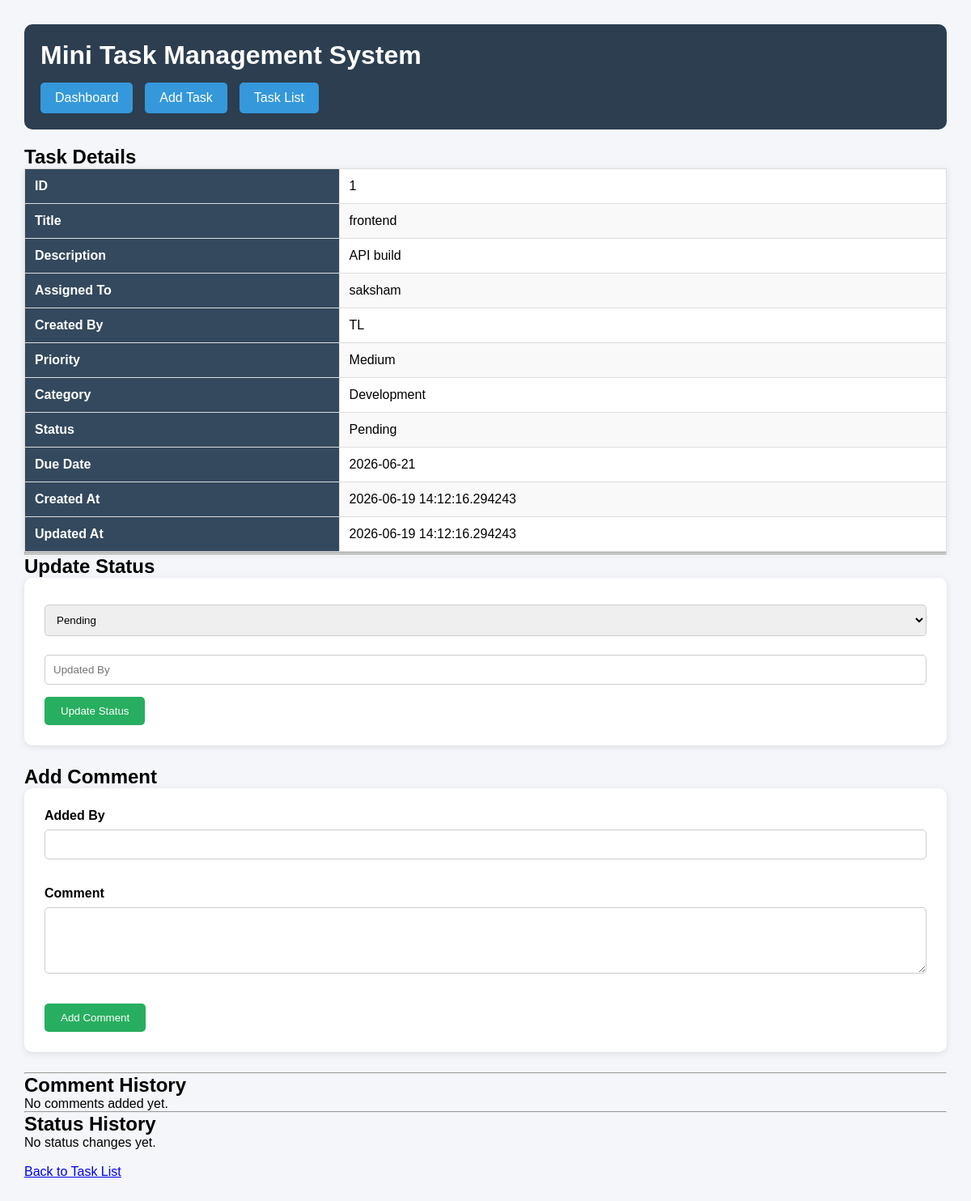
/task/1, run on the app's committed database.
### app/models.py (models this page shows)
class Task(Base):
    __tablename__ = 'tasks'
    id = Column(Integer,primary_key=True, index = True)
    title = Column(String,nullable=False)
    description = Column(Text)
    assigned_to = Column(String, nullable=False)
    created_by = Column(String, nullable= False)
    priority = Column(String, nullable=False)
    due_date = Column(DateTime, nullable=False)
    category = Column(String)
    status = Column(String, default="Pending")
    created_at = Column(DateTime, default=datetime.now)
    updated_at = Column(
        DateTime,
        default=datetime.now,
        onupdate=datetime.now
    )
    completed_at = Column(DateTime, nullable=True)
    comments = relationship(
        "Comment",
        back_populates="task"
    )
    histories = relationship(
        "TaskHistory",
        back_populates="task"
    )

### app/main.py (the view)
@app.get("/task/{task_id}")
def task_detail(
    task_id: int,
    request: Request,
    db: Session = Depends(get_db)
):
    task = db.query(
        models.Task
        ).filter(
            models.Task.id == task_id
            ).first()
    comments = db.query(
        models.Comment
        ).filter(
            models.Comment.task_id == task_id
            ).order_by(
                models.Comment.created_at.desc()
                ).all()
    histories = db.query(
        models.TaskHistory
        ).filter(
            models.TaskHistory.task_id == task_id
            ).order_by(
                models.TaskHistory.changed_at.desc()
                ).all()
    return templates.TemplateResponse(
        "task_detail.html",
        {
            "request": request,
            "task": task,
            "comments":comments
        }
    )

### app/templates/task_detail.html (shortened to what this page needs)
{% extends "base.html" %}
{% block content %}
<h2>Task Details</h2>
<table border="1">
<tr>
    <th>ID</th>
    <td>{{ task.id }}</td>
</tr>
<tr>
    <th>Title</th>
    <td>{{ task.title }}</td>
</tr>
<tr>
    <th>Description</th>
    <td>{{ task.description }}</td>
</tr>
<tr>
    <th>Assigned To</th>
    <td>{{ task.assigned_to }}</td>
</tr>
<tr>
    <th>Created By</th>
    <td>{{ task.created_by }}</td>
</tr>
<tr>
    <th>Priority</th>
    <td>{{ task.priority }}</td>
</tr>
<tr>
    <th>Category</th>
    <td>{{ task.category }}</td>
</tr>
<tr>
    <th>Status</th>
    <td>{{ task.status }}</td>
</tr>
<tr>
    <th>Due Date</th>
    <td>{{ task.due_date.date() }}</td>
</tr>
<tr>
    <th>Created At</th>
    <td>{{ task.created_at }}</td>
</tr>
<tr>
    <th>Updated At</th>
    <td>{{ task.updated_at }}</td>
</tr>
</table>
<hr>
<hr>
<h2>Update Status</h2>
<form method="post"
      action="/task/{{ task.id }}/status">
    <select name="new_status">
        <option value="Pending">Pending</option>
    </select>
    <input
        type="text"
        name="changed_by"
        placeholder="Updated By"
        required
    >
    <button type="submit">
        Update Status
    </button>
</form>
<h2>Add Comment</h2>
<form method="post"
      action="/task/{{ task.id }}/comment">
    <label>Added By</label><br>
    <input type="text"
           name="added_by"
           required>
    <br><br>
    <label>Comment</label><br>
    <textarea
        name="message"
        rows="4"
        cols="50"
        required>
    </textarea>
    <br><br>
    <button type="submit">
        Add Comment
    </button>
</form>
<hr>
<h2>Comment History</h2>
{% if comments %}
    {% for comment in comments %}
        <div style="
            border:1px solid #ccc;
            padding:10px;
            margin:10px 0;
        ">
            <strong>
                {{ comment.added_by }}
            </strong>
            <small>
                ({{ comment.created_at }})
            </small>
            <p>
                {{ comment.message }}
            </p>
        </div>
    {% endfor %}
{% else %}
    <p>No comments added yet.</p>
{% endif %}
<hr>
<h2>Status History</h2>
{% if histories %}
<table border="1">
    <tr>
        <th>Old Status</th>
        <th>New Status</th>
        <th>Changed By</th>
        <th>Changed At</th>
    </tr>
    {% for history in histories %}
    <tr>
        <td>{{ history.old_status }}</td>
        <td>{{ history.new_status }}</td>
        <td>{{ history.changed_by }}</td>
        <td>{{ history.changed_at }}</td>
    </tr>
    {% endfor %}
</table>
{% else %}
<p>No status changes yet.</p>
{% endif %}
<br>
<a href="/tasks">
    Back to Task List
</a>
{% endblock %}

### app/static/style.css (style rules this page uses)
* { margin:0; padding:0; box-sizing:border-box; font-family: Arial, sans-serif; }
body { background:#f4f6f9; padding:30px; }
form { background:white; padding:25px; border-radius:10px; box-shadow:0 2px 8px rgba(0,0,0,0.1); margin-bottom:25px; }
label { font-weight:bold; }
input, textarea, select { width:100%; padding:10px; margin-top:8px; margin-bottom:15px; border:1px solid #ccc; border-radius:5px; }
button { background:#27ae60; color:white; border:none; padding:10px 20px; border-radius:5px; cursor:pointer; }
table { width:100%; border-collapse:collapse; background:white; box-shadow:0 2px 8px rgba(0,0,0,0.1); }
table th { background:#34495e; color:white; }
table th, table td { padding:12px; border:1px solid #ddd; text-align:left; }
table tr:nth-child(even) { background:#f9f9f9; }

### data on the page
Task: id "1", title "frontend", description "API build", assigned_to "saksham", created_by "TL", priority "Medium", category "Development", status "Pending", due_date "2026-06-21", created_at "2026-06-19 14:12:16.294243", updated_at "2026-06-19 14:12:16.294243"
